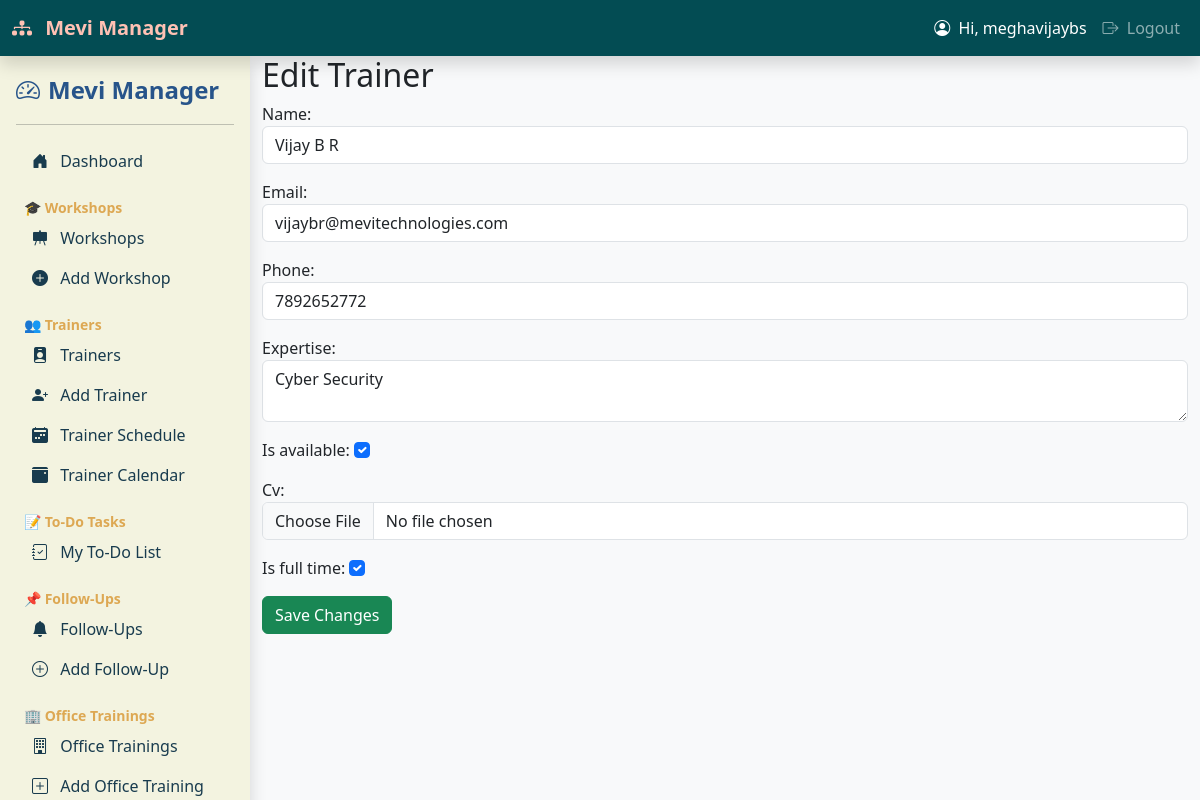
The app's page /trainers/edit/3/ (signed in) with its own data.
### workshop_manager/models.py (models this page shows, shortened)
class Trainer(models.Model):
    Name = models.CharField(max_length=35)
    phone = models.CharField(max_length=15)
    email = models.EmailField()
    expertise = models.CharField(max_length=200, blank=True)
    is_available = models.BooleanField(default=True)
    cv = models.FileField(upload_to='trainer_cvs/', blank=True, null=True)
    is_full_time = models.BooleanField(default=False)

### workshop_manager/views.py (the view)
# urls.py: path('trainers/edit/<int:pk>/', views.edit_trainer, name='edit_trainer'),
@login_required
def edit_trainer(request, pk):
    trainer = get_object_or_404(Trainer, pk=pk)
    form = TrainerForm(request.POST or None, request.FILES or None, instance=trainer)
    if form.is_valid():
        form.save()
        return redirect('trainer_list')
    return render(request, 'edit_trainer.html', {'form': form, 'trainer': trainer})

### workshop_manager/forms.py
class TrainerForm(forms.ModelForm):
    class Meta:
        model = Trainer
        fields = ['Name', 'email', 'phone', 'expertise', 'is_available', 'cv', 'is_full_time']
        widgets = {
            'Name': forms.TextInput(attrs={'class': 'form-control', 'placeholder': 'Full Name'}),
            'email': forms.EmailInput(attrs={'class': 'form-control', 'placeholder': 'Email address'}),
            'phone': forms.TextInput(attrs={'class': 'form-control', 'placeholder': 'Phone number'}),
            'expertise': forms.Textarea(attrs={'class': 'form-control', 'rows': 2, 'placeholder': 'Expertise areas'}),
            'is_available': forms.CheckboxInput(attrs={'class': 'form-check-input'}),
            'cv': forms.ClearableFileInput(attrs={'class': 'form-control'}),
            'is_full_time': forms.CheckboxInput(attrs={'class': 'form-check-input'}),
        }

### workshop_manager/templates/edit_trainer.html (shortened to what this page needs)
{% extends 'base.html' %}
{% block content %}
<h2>Edit Trainer</h2>
<form method="post" enctype="multipart/form-data">
    {{ form.as_p }}
    <button class="btn btn-success">Save Changes</button>
</form>
{% endblock %}

### workshop_manager/templates/base.html (shortened to what this page needs)
<!DOCTYPE html>
<html lang="en">
<head>
  {% block head %}
  <link href="https://cdn.jsdelivr.net/npm/bootstrap@5.3.0/dist/css/bootstrap.min.css" rel="stylesheet">
  <link href="https://cdn.jsdelivr.net/npm/fullcalendar@6.1.8/index.global.min.css" rel="stylesheet">
  <link rel="stylesheet" href="https://cdn.jsdelivr.net/npm/bootstrap-icons@1.11.1/font/bootstrap-icons.css">
  {% endblock %}
</head>
<body>
  <nav class="navbar navbar-expand-lg navbar-dark bg-dark fixed-top shadow">
    <div class="container-fluid">
      <a class="navbar-brand" href="{% url 'dashboard' %}">
        <i class="bi bi-diagram-3-fill me-2"></i> Mevi Manager
      </a>
      <div class="collapse navbar-collapse justify-content-end">
        <ul class="navbar-nav">
          {% if user.is_authenticated %}
            <li class="nav-item">
              <span class="nav-link text-white"><i class="bi bi-person-circle me-1"></i> Hi, {{ user.username }}</span>
            </li>
            <li class="nav-item">
              <a class="nav-link" href="{% url 'logout' %}"><i class="bi bi-box-arrow-right me-1"></i> Logout</a>
            </li>
          {% else %}
            <li class="nav-item">
              <a class="nav-link" href="{% url 'login' %}">Login</a>
            </li>
          {% endif %}
        </ul>
      </div>
    </div>
  </nav>
  <div class="d-flex">
    {% include 'sidebar.html' %}
    <div class="container-fluid" style="margin-left: 250px;">
      {% block content %}{% endblock %}
    </div>
  </div>
</body>
</html>

### workshop_manager/templates/base.html (style rules this page uses)
:root { --primary-dark: #034C53; --primary: #007074; --accent: #F38C79; --light-accent: #FFC1B4; }
body { padding-top: 56px; background-color: #f8f9fa; }
.navbar-dark.bg-dark { background-color: var(--primary-dark) !important; }
.navbar-brand { font-weight: bold; font-size: 1.25rem; color: var(--light-accent) !important; }
.nav-link.text-white { color: #fff !important; }

### records on screen
Trainer: Name "Vijay B R", email "vijaybr@mevitechnologies.com", phone "7892652772", expertise "Cyber Security", is_available "☑", is_full_time "☑"

### other values on screen
{{ user.username }} "meghavijaybs"
